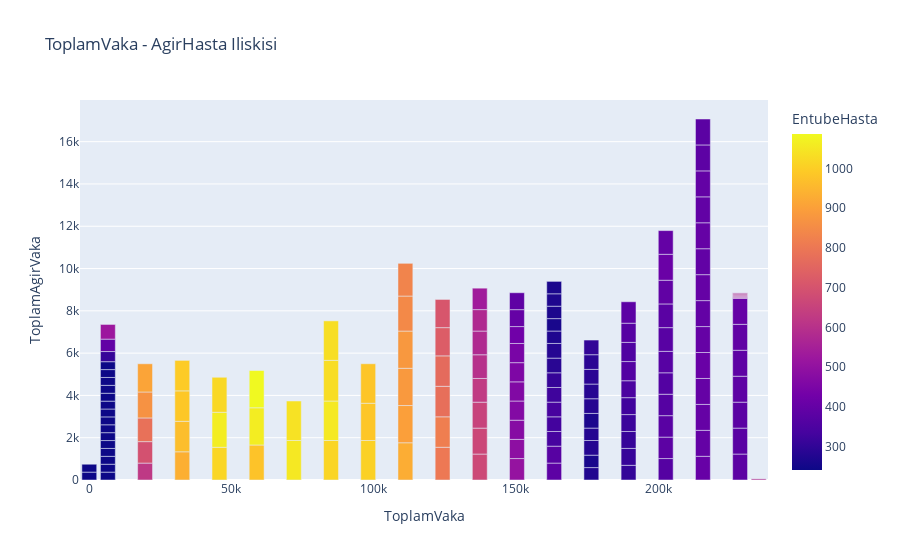

Notebook code cell kept with this figure:
### Code cell
fig = px.bar(df, x="ToplamVaka", y="ToplamAgirVaka", color="EntubeHasta", title="ToplamVaka - AgirHasta Iliskisi")
fig.show();

### Figure 1 — Plotly figure (JSON) as saved in the notebook; plotly's stock layout.template omitted (floating-point values rounded to 4 significant figures; data arrays with more than 128 entries replaced by an {"elided": "..."} marker saying what was removed)
{"data": [{"alignmentgroup": "True", "hovertemplate": "ToplamVaka=%{x}<br>ToplamAgirVaka=%{y}<br>EntubeHasta=%{marker.color}<extra></extra>", "legendgroup": "", "marker": {"color": {"elided": "147 int values"}, "coloraxis": "coloraxis"}, "name": "", "offsetgroup": "", "orientation": "v", "showlegend": false, "textposition": "auto", "type": "bar", "x": {"elided": "147 int values"}, "xaxis": "x", "y": {"elided": "147 float values"}, "yaxis": "y"}], "layout": {"barmode": "relative", "coloraxis": {"colorbar": {"title": {"text": "EntubeHasta"}}, "colorscale": [[0, "#0d0887"], [0.1111, "#46039f"], [0.2222, "#7201a8"], [0.3333, "#9c179e"], [0.4444, "#bd3786"], [0.5556, "#d8576b"], [0.6667, "#ed7953"], [0.7778, "#fb9f3a"], [0.8889, "#fdca26"], [1, "#f0f921"]]}, "legend": {"tracegroupgap": 0}, "title": {"text": "ToplamVaka - AgirHasta Iliskisi"}, "xaxis": {"anchor": "y", "domain": [0, 1], "title": {"text": "ToplamVaka"}}, "yaxis": {"anchor": "x", "domain": [0, 1], "title": {"text": "ToplamAgirVaka"}}}}
